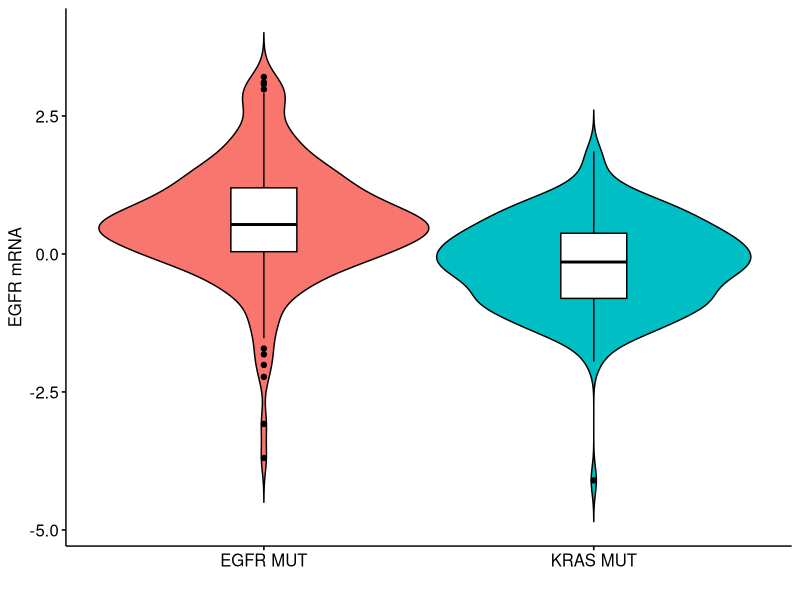
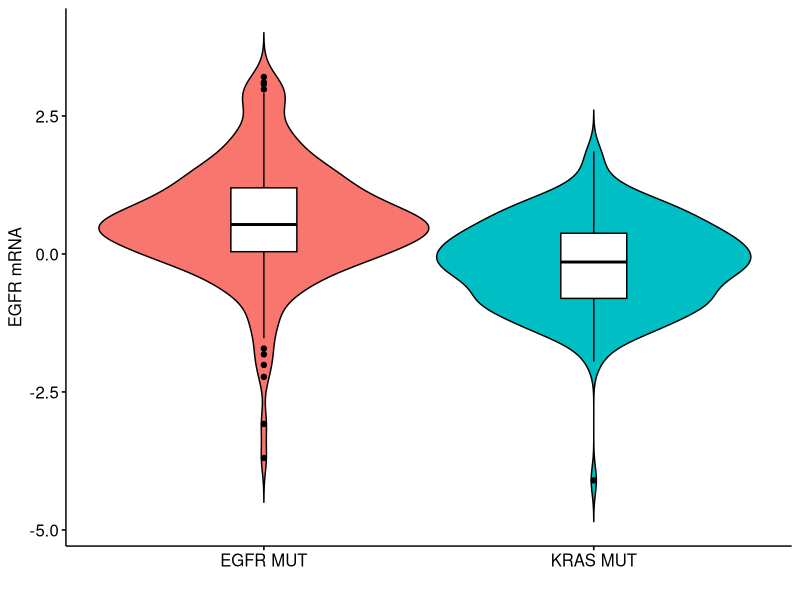

These charts were generated, in order, by the following R code: (Note: this script raises an error after producing the figures.)
# Attach requirement packages and setting WD -----------------------------------
packages_names <-
  c(
    "tidyverse",
    "data.table",
    "readxl",
    "reshape2",
    "rstudioapi",
    "caTools",
    "car",
    "quantmod",
    "MASS",
    "corrplot",
    "janitor",
    "nortest",
    "survminer",
    "survival",
    "broom",
    "forestplot"
  )

lapply(packages_names, require, character.only = TRUE)

setwd(dirname(getActiveDocumentContext()$path))

rename <- dplyr::rename
select <- dplyr::select
filter <- dplyr::filter
group_by <- dplyr::group_by
mutate <- dplyr::mutate


# Reading data
merged_data <-
  fread("Merged annotated data AURKA, KRAS, TP53, EGFR.csv") %>%
  as_tibble()

# Figure A -------------------------------------------------------
processed_rna_data <- merged_data %>%
  filter(EGFR != KRAS) %>%
  select(EGFR_rna_exp, EGFR, KRAS) %>%
  pivot_longer(
    cols = c("EGFR", "KRAS"),
    names_to = "gene",
    values_to = "impact"
  ) %>%
  filter(impact != "WT") %>%
  select(-impact) %>%
  mutate(gene = as.factor(gene))

processed_rna_data %>%
  ggviolin(
    y = "EGFR_rna_exp",
    x = "gene",
    fill = "gene",
    add = "boxplot",
    add.params = list(fill = "white")
  ) +
  theme(legend.position = "none") +
  ylab("EGFR mRNA") +
  xlab("") +
  scale_x_discrete(labels = c("EGFR" = "EGFR MUT", "KRAS" = "KRAS MUT"))
# stat_compare_means(method = "wilcox.test",
#                    label.y = 4.5,
#                    label.x = 1.3)

ggsave(
  "Paper Figures/Fig 1A.png",
  dpi = 400,
  height = 5,
  width = 5,
  units = "in"
)

# Statistics
EGFR_only_EGFR_rna_exp <-
  filter(processed_rna_data, gene == "EGFR")$EGFR_rna_exp
KRAS_only_EGFR_rna_exp <-
  filter(processed_rna_data, gene == "KRAS")$EGFR_rna_exp

# Check for normality
ad.test(EGFR_only_EGFR_rna_exp)
ad.test(KRAS_only_EGFR_rna_exp)

# Compute variance for t.test
var(EGFR_only_EGFR_rna_exp)
# 0.9
var(KRAS_only_EGFR_rna_exp)
# 1

ks.test(EGFR_only_EGFR_rna_exp, KRAS_only_EGFR_rna_exp)
t.test(EGFR_only_EGFR_rna_exp, KRAS_only_EGFR_rna_exp)


# Figure B -------------------------------------------------
processed_protein_data <- merged_data %>%
  filter(EGFR != KRAS) %>%
  select(EGFR_protein_exp, EGFR, KRAS) %>%
  pivot_longer(
    cols = c("EGFR", "KRAS"),
    names_to = "gene",
    values_to = "impact"
  ) %>%
  filter(impact != "WT") %>%
  select(-impact) %>%
  mutate(gene = as.factor(gene))

processed_protein_data %>%
  ggviolin(
    y = "EGFR_protein_exp",
    x = "gene",
    fill = "gene",
    add = "boxplot",
    add.params = list(fill = "white")
  ) +
  theme(legend.position = "none") +
  ylab("EGFR protein") +
  xlab("") +
  scale_x_discrete(labels = c("EGFR" = "EGFR MUT", "KRAS" = "KRAS MUT"))
# stat_compare_means(method = "wilcox.test",
#                    label.y = 4.5,
#                    label.x = 1.3)

ggsave(
  "Paper Figures/Fig 1B.png",
  dpi = 400,
  height = 5,
  width = 5,
  units = "in"
)

# Statistics
EGFR_only_EGFR_protein_exp <-
  filter(processed_protein_data, gene == "EGFR")$EGFR_protein_exp
KRAS_only_EGFR_protein_exp <-
  filter(processed_protein_data, gene == "KRAS")$EGFR_protein_exp

# Check for normality
ad.test(EGFR_only_EGFR_protein_exp)
ad.test(KRAS_only_EGFR_protein_exp)

# Compute variance for t.test
var(EGFR_only_EGFR_protein_exp, na.rm = T)
# 0.9
var(KRAS_only_EGFR_protein_exp, na.rm = T)
# 1

ks.test(EGFR_only_EGFR_protein_exp, KRAS_only_EGFR_protein_exp)
t.test(EGFR_only_EGFR_protein_exp, KRAS_only_EGFR_protein_exp)
# Figure C --------------------------------------------------------------------
processed_rna_data <- merged_data %>%
  filter(EGFR != KRAS) %>%
  select(AURKA_rna_exp, EGFR, KRAS) %>%
  pivot_longer(
    cols = c("EGFR", "KRAS"),
    names_to = "gene",
    values_to = "impact"
  ) %>%
  filter(impact != "WT") %>%
  select(-impact) %>%
  mutate(gene = as.factor(gene))

processed_rna_data %>%
  ggviolin(
    y = "AURKA_rna_exp",
    x = "gene",
    fill = "gene",
    add = "boxplot",
    add.params = list(fill = "white")
  ) +
  theme(legend.position = "none") +
  ylab("AURKA mRNA") +
  xlab("") +
  scale_x_discrete(labels = c("EGFR" = "EGFR MUT", "KRAS" = "KRAS MUT"))
# stat_compare_means(method = "wilcox.test",
#                    label.y = 4.5,
#                    label.x = 1.3)

ggsave(
  "Paper Figures/Fig 1C.png",
  dpi = 400,
  height = 5,
  width = 5,
  units = "in"
)

# Statistics
EGFR_only_AURKA_rna_exp <-
  filter(processed_rna_data, gene == "EGFR")$AURKA_rna_exp
KRAS_only_AURKA_rna_exp <-
  filter(processed_rna_data, gene == "KRAS")$AURKA_rna_exp

# Check for normality
ad.test(EGFR_only_AURKA_rna_exp)
ad.test(KRAS_only_AURKA_rna_exp)

# Compute variance for t.test
var(EGFR_only_AURKA_rna_exp)
# 0.9
var(KRAS_only_AURKA_rna_exp)
# 1

ks.test(EGFR_only_AURKA_rna_exp, KRAS_only_AURKA_rna_exp)
t.test(EGFR_only_AURKA_rna_exp, KRAS_only_AURKA_rna_exp)


# Figure D ---------------------------------------------------
processed_cna_data_discrete_tp53 <- merged_data %>%
  filter(EGFR != KRAS, !is.na(AURKA_cna)) %>%
  select(AURKA_cna, EGFR, KRAS, TP53) %>%
  pivot_longer(
    cols = c("EGFR", "KRAS"),
    names_to = "gene",
    values_to = "impact"
  ) %>%
  filter(impact != "WT") %>%
  select(-impact) %>%
  mutate(
    gene = paste("TP53", TP53, gene, "MUT", sep = "_"),
    gene = as.factor(gene),
    AURKA_cna = as.factor(AURKA_cna)
  ) %>%
  select(-TP53) %>%
  group_by(AURKA_cna, gene) %>%
  summarise(count = n()) %>%
  mutate(
    AURKA = fct_recode(
      AURKA_cna,
      "Shallow Deletion" = "-1",
      "Diploid" = "0",
      "Gain" = "1",
      "Amplification" = "2"
    )
  ) %>%
  ungroup() %>%
  group_by(gene) %>%
  reframe(proportion = count / sum(count),
          AURKA = AURKA,
          count = count)

processed_cna_data_discrete_tp53 %>%
  mutate(AURKA = fct_relevel(AURKA, "Amplification", "Gain", "Diploid", "Shallow Deletion")) %>%
  ggplot(aes(
    x = gene,
    y = proportion,
    fill = AURKA,
    label = count
  )) +
  geom_col(position = "fill",
           width = .5,
           colour = "black") +
  theme_minimal() +
  xlab("Genomic Variation") +
  ylab("Relative Frequency") +
  geom_text(position = position_stack(vjust = 0.5), size = 4) +
  coord_flip() +
  scale_fill_brewer(palette = "Pastel1") +
  theme(
    legend.position = "top",
    legend.title = element_blank(),
    axis.text = element_text(size = 15, colour = "black"),
    axis.title = element_text(size = 15, colour = "black"),
    legend.text = element_text(size = 15, colour = "black"),
    panel.grid.major = element_line(colour = "gray40"),
    panel.grid.minor = element_line(colour = "gray40")
  ) +
  guides(fill = guide_legend(reverse = TRUE))

ggsave(
  "Paper Figures/Fig 1D.png",
  dpi = 400,
  height = 5,
  width = 13,
  units = "in"
)

# Statistics
EGFR_only_AURKA_CNA <-
  filter(processed_cna_data_discrete_tp53, gene == "EGFR")$count
KRAS_only_AURKA_CNA <-
  filter(processed_cna_data_discrete_tp53, gene == "KRAS")$count

fisher.test(matrix(
  c(EGFR_only_AURKA_CNA, KRAS_only_AURKA_CNA),
  byrow = T,
  nrow = 2
))

# Run a proportions test for each pair of proportions
# test_df <- processed_cna_data_discrete_tp53 %>%
#   select(-proportion) %>%
#   pivot_wider(names_from = gene, values_from = count)
#
# for (i in 1:4) {
#   for (j in 1:3) {
#     test_result <- prop.test(c(as.numeric(test_df[i, j + 1]), as.numeric(test_df[i, j + 2])),
#                              c(sum(test_df[, j + 1]), sum(test_df[, j + 2])))
#     if (test_result$p.value < 0.05) {
#       print(test_df[i, j])
#       print(test_df[i, j + 1])
#       print(test_result)
#     }
#   }
# }



# NEW way
statistics <- processed_cna_data_discrete_tp53 %>%
  mutate(AURKA = str_replace(AURKA, "Amplification", "Gain")) %>%
  mutate(AURKA = as.factor(AURKA)) %>%
  group_by(gene, AURKA) %>%
  reframe(gene = gene, count = sum(count)) %>%
  distinct() %>%
  group_by(gene) %>%
  reframe(sum = sum(count),
          count = count,
          AURKA = AURKA) %>%
  group_by(AURKA) %>%
  filter(AURKA == "Gain")

i_ext <- c()
for (i in 1:3) {
  i_ext <- c(1:4)[which(c(1:4) > i)]
  for (k in i_ext) {
    print(c(i, k))
    print(prop.test(
      c(statistics$count[i], statistics$count[k]),
      c(statistics$sum[i], statistics$sum[k])
    )$p.value)
  }
}


# Figure E --------------------------------------------------------------------
processed_rna_data_tp53 <- merged_data %>%
  filter(EGFR != KRAS) %>%
  select(EGFR, TP53, KRAS, AURKA_rna_exp) %>%
  mutate(
    EGFR_only = ifelse(EGFR == "ALT" & KRAS == "WT", "ALT", "WT"),
    KRAS_only = ifelse(KRAS == "ALT" & EGFR == "WT", "ALT", "WT"),
    across(
      !AURKA_rna_exp,
      .fns = function(x) {
        as.factor(x)
      }
    )
  ) %>%
  pivot_longer(cols = contains("only"),
               names_to = "subgroup",
               values_to = "alteration") %>%
  filter(!alteration == "WT")

# processed_rna_data_tp53 %>%
#   ggplot(aes(
#     y = AURKA_rna_exp,
#     fill = subgroup,
#     x = subgroup,
#     col = TP53
#   )) +
#   geom_violin(show.legend = F) +
#   geom_boxplot(width = .2, position = position_dodge(.9)) +
#   scale_color_manual(values = c("ALT" = "gray80", "WT" = "black")) +
#   theme_classic()

my_comparisons <- list(c("EGFR_only", "KRAS_only"))

processed_rna_data_tp53 %>%
  ggviolin(
    y = "AURKA_rna_exp",
    x = "subgroup",
    col = "TP53",
    fill = "subgroup",
    add = "boxplot",
    add.params = list(fill = "white")
  ) +
  theme(legend.position = "none") +
  # stat_compare_means(
  #   method = "wilcox.test",
  #   label.y = 4.5,
  #   label.x = 1.3,
  #   paired = T
  # ) +
  scale_color_manual(values = c("ALT" = "gray80", "WT" = "black")) +
  ylab("AURKA mRNA") +
  xlab("") +
  scale_x_discrete(labels = c("EGFR_only" = "EGFR MUT", "KRAS_only" = "KRAS MUT"))

ggsave(
  "Paper Figures/Fig 1E.png",
  dpi = 400,
  height = 5,
  width = 5,
  units = "in"
)

# Statistics
EGFR_only_TP53_mut_AURKA_rna_exp <-
  filter(processed_rna_data_tp53, EGFR == "ALT", TP53 == "ALT")$AURKA_rna_exp
EGFR_only_TP53_wt_AURKA_rna_exp <-
  filter(processed_rna_data_tp53, EGFR == "ALT", TP53 == "WT")$AURKA_rna_exp

KRAS_only_TP53_mut_AURKA_rna_exp <-
  filter(processed_rna_data_tp53, KRAS == "ALT", TP53 == "ALT")$AURKA_rna_exp
KRAS_only_TP53_wt_AURKA_rna_exp <-
  filter(processed_rna_data_tp53, KRAS == "ALT", TP53 == "WT")$AURKA_rna_exp


# Check for normality
ad.test(EGFR_only_TP53_mut_AURKA_rna_exp)
ad.test(EGFR_only_TP53_wt_AURKA_rna_exp)
ad.test(KRAS_only_TP53_mut_AURKA_rna_exp)
ad.test(KRAS_only_TP53_wt_AURKA_rna_exp)

# Compute variance for t.test
var(EGFR_only_TP53_mut_AURKA_rna_exp)
# 0.88
var(EGFR_only_TP53_wt_AURKA_rna_exp)
# 0.71
var(KRAS_only_TP53_mut_AURKA_rna_exp)
# 0.73
var(KRAS_only_TP53_wt_AURKA_rna_exp)
# 1.03

ks.test(EGFR_only_TP53_mut_AURKA_rna_exp,
        EGFR_only_TP53_wt_AURKA_rna_exp)
ks.test(EGFR_only_TP53_wt_AURKA_rna_exp,
        KRAS_only_TP53_wt_AURKA_rna_exp)
ks.test(KRAS_only_TP53_mut_AURKA_rna_exp,
        KRAS_only_TP53_wt_AURKA_rna_exp)
ks.test(EGFR_only_TP53_mut_AURKA_rna_exp,
        KRAS_only_TP53_mut_AURKA_rna_exp)

t.test(EGFR_only_TP53_mut_AURKA_rna_exp,
       EGFR_only_TP53_wt_AURKA_rna_exp)
t.test(EGFR_only_TP53_wt_AURKA_rna_exp,
       KRAS_only_TP53_wt_AURKA_rna_exp)
t.test(KRAS_only_TP53_mut_AURKA_rna_exp,
       KRAS_only_TP53_wt_AURKA_rna_exp)
t.test(EGFR_only_TP53_mut_AURKA_rna_exp,
       KRAS_only_TP53_mut_AURKA_rna_exp)


# Figure F --------------------------------------------------------------------
processed_rna_data_tp53 <- merged_data %>%
  filter(EGFR != KRAS) %>%
  select(EGFR, TP53, KRAS, EGFR_rna_exp) %>%
  mutate(
    EGFR_only = ifelse(EGFR == "ALT" & KRAS == "WT", "ALT", "WT"),
    KRAS_only = ifelse(KRAS == "ALT" & EGFR == "WT", "ALT", "WT"),
    across(
      !EGFR_rna_exp,
      .fns = function(x) {
        as.factor(x)
      }
    )
  ) %>%
  pivot_longer(cols = contains("only"),
               names_to = "subgroup",
               values_to = "alteration") %>%
  filter(!alteration == "WT")

# processed_rna_data_tp53 %>%
#   ggplot(aes(
#     y = EGFR_rna_exp,
#     fill = subgroup,
#     x = subgroup,
#     col = TP53
#   )) +
#   geom_violin(show.legend = F) +
#   geom_boxplot(width = .2, position = position_dodge(.9)) +
#   scale_color_manual(values = c("ALT" = "gray80", "WT" = "black")) +
#   theme_classic()

# my_comparisons <- list(c("EGFR_only", "KRAS_only"))

processed_rna_data_tp53 %>%
  ggviolin(
    y = "EGFR_rna_exp",
    fill = "subgroup",
    x = "subgroup",
    col = "TP53",
    add = "boxplot",
    add.params = list(fill = "white")
  ) +
  theme(legend.position = "none") +
  # stat_compare_means(method = "wilcox.test",
  #                    label.y = 4.5,
  #                    label.x = 1.3) +
  scale_color_manual(values = c("ALT" = "gray80", "WT" = "black")) +
  ylab("EGFR mRNA") +
  xlab("") +
  scale_x_discrete(labels = c("EGFR_only" = "EGFR MUT", "KRAS_only" = "KRAS MUT"))


ggsave(
  "Paper Figures/Fig 1F.png",
  dpi = 400,
  height = 5,
  width = 5,
  units = "in"
)


# Statistics
EGFR_only_TP53_mut_EGFR_rna_exp <-
  filter(processed_rna_data_tp53, EGFR == "ALT", TP53 == "ALT")$EGFR_rna_exp
EGFR_only_TP53_wt_EGFR_rna_exp <-
  filter(processed_rna_data_tp53, EGFR == "ALT", TP53 == "WT")$EGFR_rna_exp

KRAS_only_TP53_mut_EGFR_rna_exp <-
  filter(processed_rna_data_tp53, KRAS == "ALT", TP53 == "ALT")$EGFR_rna_exp
KRAS_only_TP53_wt_EGFR_rna_exp <-
  filter(processed_rna_data_tp53, KRAS == "ALT", TP53 == "WT")$EGFR_rna_exp


# Check for normality
ad.test(EGFR_only_TP53_mut_EGFR_rna_exp)
ad.test(EGFR_only_TP53_wt_EGFR_rna_exp)
ad.test(KRAS_only_TP53_mut_EGFR_rna_exp)
ad.test(KRAS_only_TP53_wt_EGFR_rna_exp)

# Compute variance for t.test
var(EGFR_only_TP53_mut_EGFR_rna_exp)
# 0.88
var(EGFR_only_TP53_wt_EGFR_rna_exp)
# 0.71
var(KRAS_only_TP53_mut_EGFR_rna_exp)
# 0.73
var(KRAS_only_TP53_wt_EGFR_rna_exp)
# 1.03

ks.test(EGFR_only_TP53_mut_EGFR_rna_exp,
        EGFR_only_TP53_wt_EGFR_rna_exp)
ks.test(EGFR_only_TP53_wt_EGFR_rna_exp,
        KRAS_only_TP53_wt_EGFR_rna_exp)
ks.test(KRAS_only_TP53_mut_EGFR_rna_exp,
        KRAS_only_TP53_wt_EGFR_rna_exp)
ks.test(EGFR_only_TP53_mut_EGFR_rna_exp,
        KRAS_only_TP53_mut_EGFR_rna_exp)

t.test(EGFR_only_TP53_mut_EGFR_rna_exp,
       EGFR_only_TP53_wt_EGFR_rna_exp)
t.test(EGFR_only_TP53_wt_EGFR_rna_exp,
       KRAS_only_TP53_wt_EGFR_rna_exp)
t.test(KRAS_only_TP53_mut_EGFR_rna_exp,
       KRAS_only_TP53_wt_EGFR_rna_exp)
t.test(EGFR_only_TP53_mut_EGFR_rna_exp,
       KRAS_only_TP53_mut_EGFR_rna_exp)
